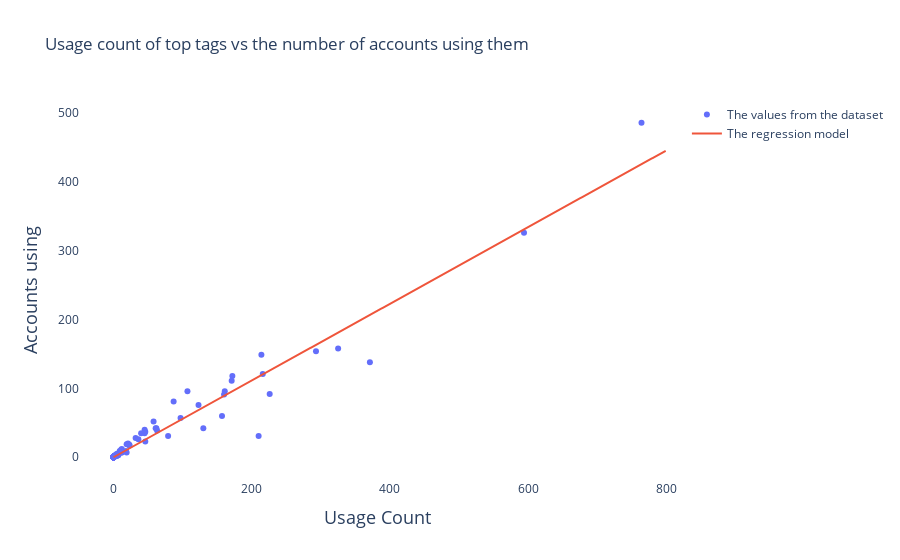

Notebook source saved alongside this figure:
### Code cell
### The same as above (Scatterplot + regression) but this time we dont add a constant to the model
# (meaning instead of y = mx+c we only have y = mx)

fig = go.Figure()

fig.add_trace(go.Scatter(x=file2['usage_count'],y=file2['accounts_using'], mode = 'markers', name = 'The values from the dataset'))
#for tag in file2['name'].unique():
#    df_tag = file2[file2['name'] == tag]
#    fig.add_trace(go.Scatter(x=df_tag['usage_count'],y=df_tag['accounts_using'], mode = 'markers', name = tag))

model = sm.OLS(file2['accounts_using'],file2['usage_count'])
res = model.fit()
print(res.summary())

fig.update_layout(
    plot_bgcolor="white",
    title = 'Usage count of top tags vs the number of accounts using them',
    xaxis = {
        'title' :{
            'font' : {
                'size' : 18
            },
            'text' : 'Usage Count'
        }
    },
    yaxis = {
        'title' :{
            'font' : {
                'size' : 18
            },
            'text' : 'Accounts using'
        }
    }
)

m = res.params.iloc[0]
x = np.array(range(0,800))
y = m*x
fig.add_trace(go.Scatter(x=x, y=y, name = 'The regression model'))

fig.show()

### Figure 1 — Plotly figure (JSON) as saved in the notebook; plotly's stock layout.template omitted (floating-point values rounded to 4 significant figures; data arrays with more than 128 entries replaced by an {"elided": "..."} marker saying what was removed)
{"data": [{"mode": "markers", "name": "The values from the dataset", "type": "scatter", "x": {"elided": "140 int values"}, "y": {"elided": "140 int values"}}, {"name": "The regression model", "type": "scatter", "x": {"elided": "800 int values"}, "y": {"elided": "800 float values"}}], "layout": {"autosize": true, "plot_bgcolor": "white", "title": {"text": "Usage count of top tags vs the number of accounts using them"}, "xaxis": {"autorange": true, "range": [-47.05, 811.1], "title": {"font": {"size": 18}, "text": "Usage Count"}, "type": "linear"}, "yaxis": {"autorange": true, "range": [-40.11, 526.1], "title": {"font": {"size": 18}, "text": "Accounts using"}, "type": "linear"}}}
